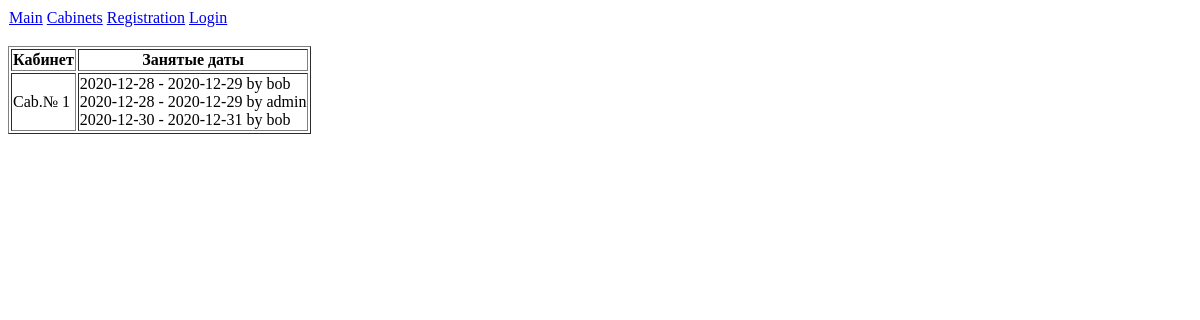
/cabinet/1/, run on an earlier commit of the app's database.
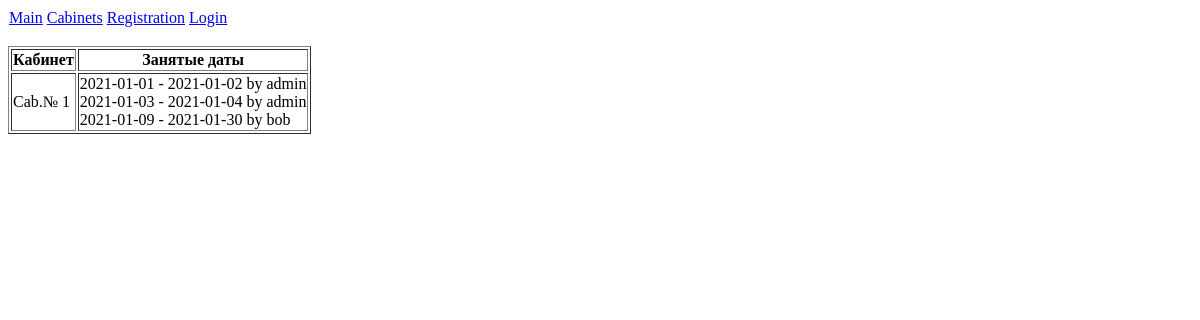
And on a later commit of the database.
### workspace/models.py (models this page shows, shortened)
class Cabinet(models.Model):
    room_number = models.IntegerField()
    def __str__(self):
        return f"Cab.№ {self.room_number}"

class Booking(models.Model):
    booking_start = models.DateField()
    booking_end = models.DateField()
    cabinet = models.ForeignKey(Cabinet, on_delete=models.CASCADE)
    customer = models.ForeignKey(User, on_delete=models.CASCADE)
    def __str__(self):
        return f"{self.booking_start} - {self.booking_end} by {self.customer}"

### workspace/views.py (the view)
# urls.py: path('cabinet/<room>/', cabinet),
def cabinet(request, room):
    name = request.user.get_username()
    cab = Cabinet.objects.get(room_number=room)
    booking = Booking.objects.filter(cabinet=cab).order_by('booking_start')
    date_today = str(date.today())
    context = {'cab': cab, 'booking': booking, 'name': name, 'date': date_today}
    return render(request, 'cabinet.html', context)

### templates/cabinet.html (shortened to what this page needs)
{% extends "base.html" %}
{% block content %}
<br>
<table border="1">
    <tr>
        <th>Кабинет</th>
        <th>Занятые даты</th>
    </tr>
    <tr>
        <td>{{ cab }}</td>
        <td>
            {% for book in booking %}
            {{ book }}
            <br>
            {% endfor %}
        </td>
    </tr>
</table>
{% endblock %}

### templates/base.html (shortened to what this page needs)
<!DOCTYPE html>
<html lang="en">
<head>
</head>
<body>
<table class="text">
    <tr>
        <td>
            <a href="/">Main</a>
            <a href="/cabinets">Cabinets</a>
            {% if not name %}
            <a href="/register">Registration</a>
            <a href="/login">Login</a>
            {% endif %}
        </td>
        <td class="rightcol">
        </td>
    </tr>
</table>
{% block content %}{% endblock %}
</body>
</html>

### templates/base.html (style rules this page uses)
table.text { width: 100%; border-spacing: 0; }
table.text td { width: 50%; vertical-align: top; }
td.rightcol { text-align: right; }

What changed in the data, as far as the page shows it:
removed Booking: booking_start+booking_end+customer "2020-12-28 - 2020-12-29 by bob"
removed Booking: booking_start+booking_end+customer "2020-12-28 - 2020-12-29 by admin"
removed Booking: booking_start+booking_end+customer "2020-12-30 - 2020-12-31 by bob"
added Booking: booking_start+booking_end+customer "2021-01-01 - 2021-01-02 by admin"
added Booking: booking_start+booking_end+customer "2021-01-03 - 2021-01-04 by admin"
added Booking: booking_start+booking_end+customer "2021-01-09 - 2021-01-30 by bob"
